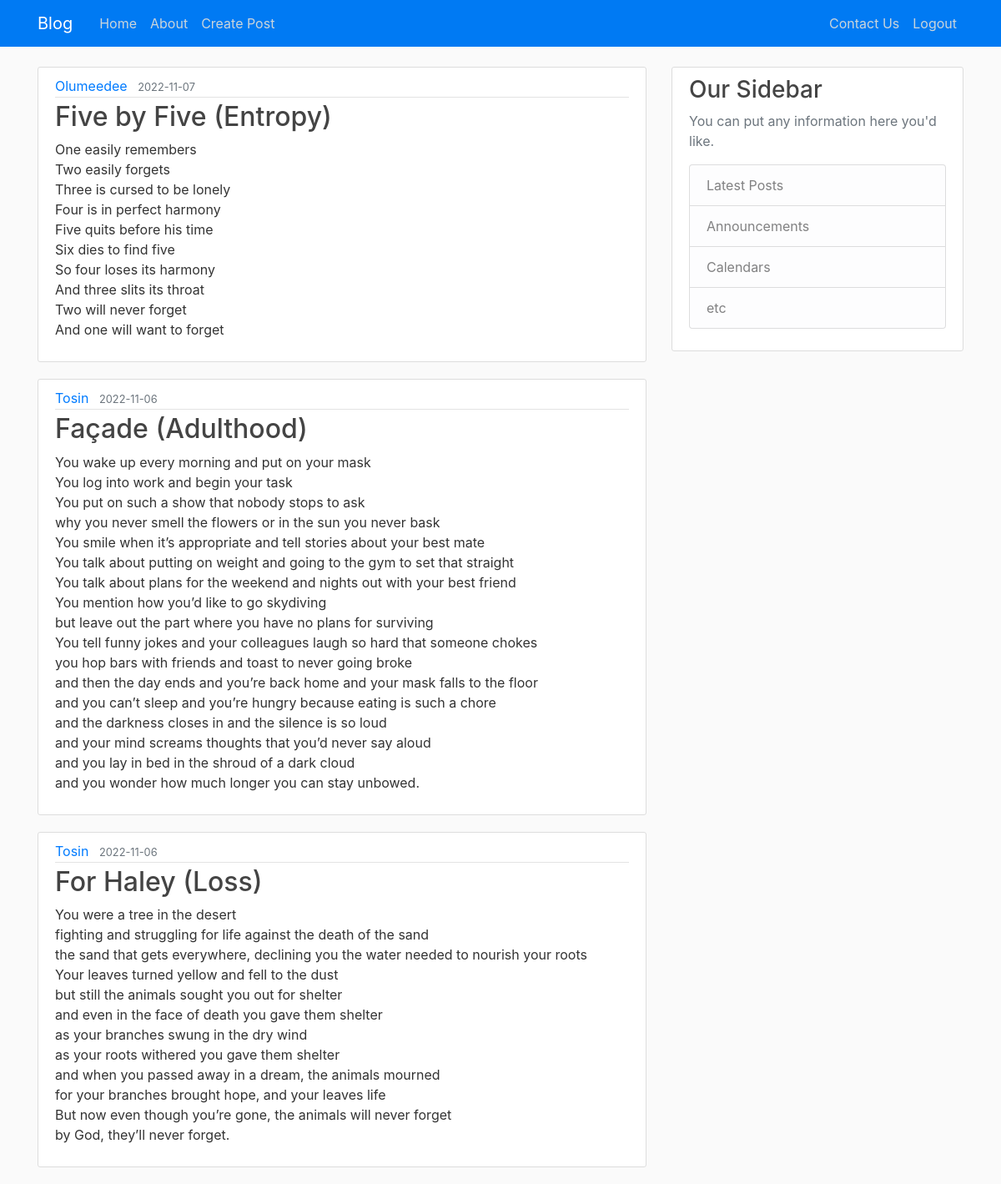
Screenshot of /home (signed in) with the database file from the repository.
### app.py (models this page shows, shortened)
class Post(db.Model):
    id = db.Column(db.Integer(), primary_key=True)
    title = db.Column(db.String(255), nullable=False)
    date_posted = db.Column(db.DateTime(), nullable=False, default=datetime.utcnow)
    content = db.Column(db.Text(), nullable=False)
    author_id = db.Column(db.Integer(), db.ForeignKey('user.id'), nullable=False)

class User(db.Model, UserMixin):
    id = db.Column(db.Integer(), primary_key=True)
    username = db.Column(db.String(255), nullable=False, unique=True)
    first_name = db.Column(db.String(255), nullable=False)
    last_name = db.Column(db.String(255), nullable=False)
    email = db.Column(db.String(255), nullable=False, unique=True)
    password_hash = db.Column(db.Text(), nullable=False)
    posts = db.relationship('Post', backref='author', lazy=True)

### app.py (the view)
@app.route('/')
@app.route('/home')
def home():
    posts = Post.query.order_by(Post.date_posted.desc()).all()
    return render_template('index.html', posts=posts)

### app.py (called while the page is built)
@login_manager.user_loader
def user_loader(id):
    return User.query.get(int(id))

@app.before_request
def create_tables():
    db.create_all()

### templates/index.html
{% extends "base.html" %}
{% block content %}
    {% for post in posts %}
        <article class="media content-section">
          <div class="media-body">
            <div class="article-metadata">
              <a class="mr-2" href="#">{{ post.author.username }}</a>
              <small class="text-muted">{{ post.date_posted.strftime('%Y-%m-%d') }}</small>
            </div>
            <h2><a class="article-title" href="{{ url_for('post', post_id=post.id) }}">{{ post.title }}</a></h2>
            <p class="article-content">{{ post.content }}</p>
          </div>
        </article>
    {% endfor %}
{% endblock content %}

### static/main.css (style rules this page uses)
body { background: #fafafa; color: #333333; margin-top: 5rem; }
h1, h2, h3, h4, h5, h6 { color: #444444; }
.content-section { background: #ffffff; padding: 10px 20px; border: 1px solid #dddddd; border-radius: 3px; margin-bottom: 20px; }
.article-title { color: #444444; }
.article-content { white-space: pre-line; }
.article-metadata { padding-bottom: 1px; margin-bottom: 4px; border-bottom: 1px solid #e3e3e3 }

### rows the page displays
Post: author.username "Olumeedee", date_posted "2022-11-07", title "Five by Five (Entropy)", content "One easily remembers Two easily forgets Three is cursed to be lonely Four is in perfect harmony Five quits before his time Six dies to find five So four loses its harmony And three slits its throat Two will never forget And one will want to forget"
Post: author.username "Tosin", date_posted "2022-11-06", title "Façade (Adulthood)", content "You wake up every morning and put on your mask You log into work and begin your task You put on such a show that nobody stops to ask why you never smell the flowers or in the sun you never bask You smile when it’s appropriate and tell stories about your best mate You talk about putting on weight and going to the gym to set that straight You talk about plans for the weekend and nights out with your best friend You mention how you’d like to go skydiving but leave out the part where you have no plans for surviving You tell funny jokes and your colleagues laugh so hard that someone chokes you hop bars with friends and toast to never going broke and then the day ends and you’re back home and…"
Post: author.username "Tosin", date_posted "2022-11-06", title "For Haley (Loss)", content "You were a tree in the desert fighting and struggling for life against the death of the sand the sand that gets everywhere, declining you the water needed to nourish your roots Your leaves turned yellow and fell to the dust but still the animals sought you out for shelter and even in the face of death you gave them shelter as your branches swung in the dry wind as your roots withered you gave them shelter and when you passed away in a dream, the animals mourned for your branches brought hope, and your leaves life But now even though you’re gone, the animals will never forget by God, they’ll never forget."
